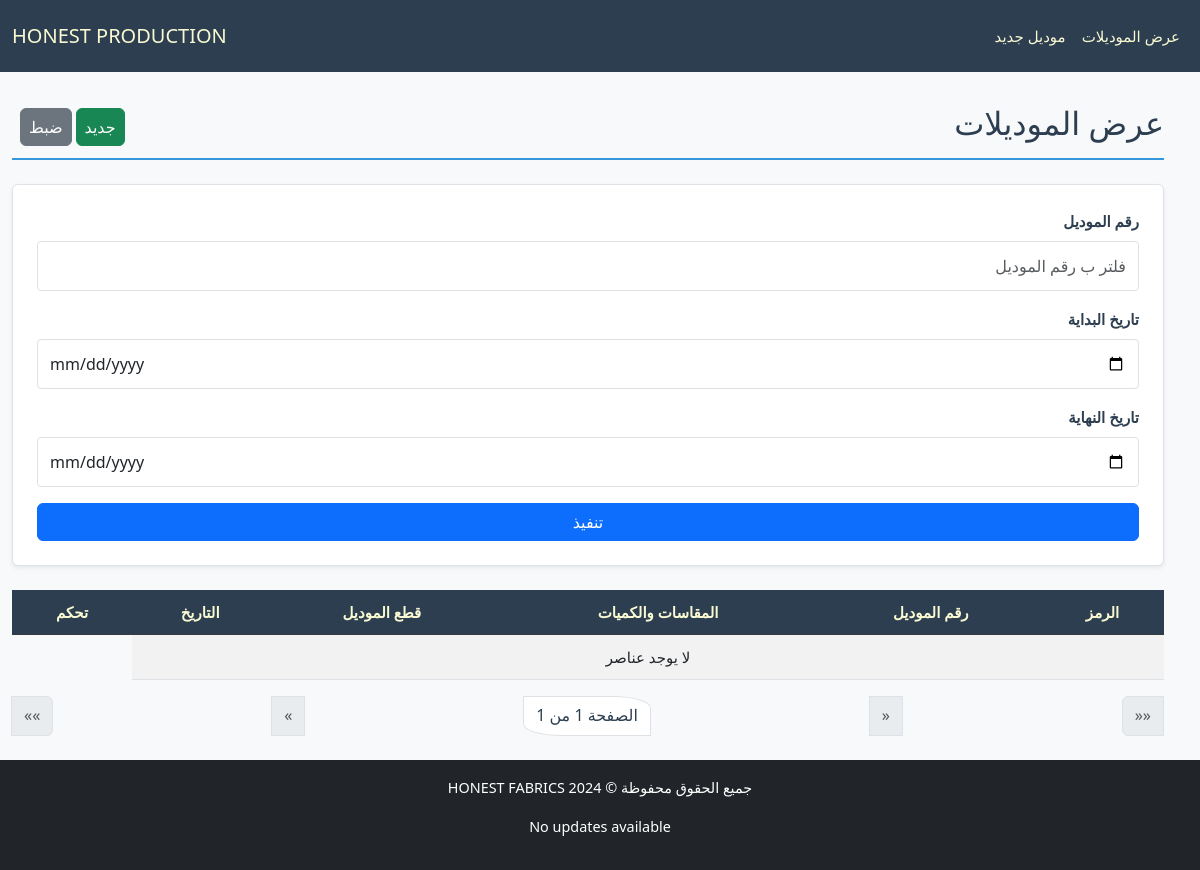
The page /production/ on the database as committed earlier.
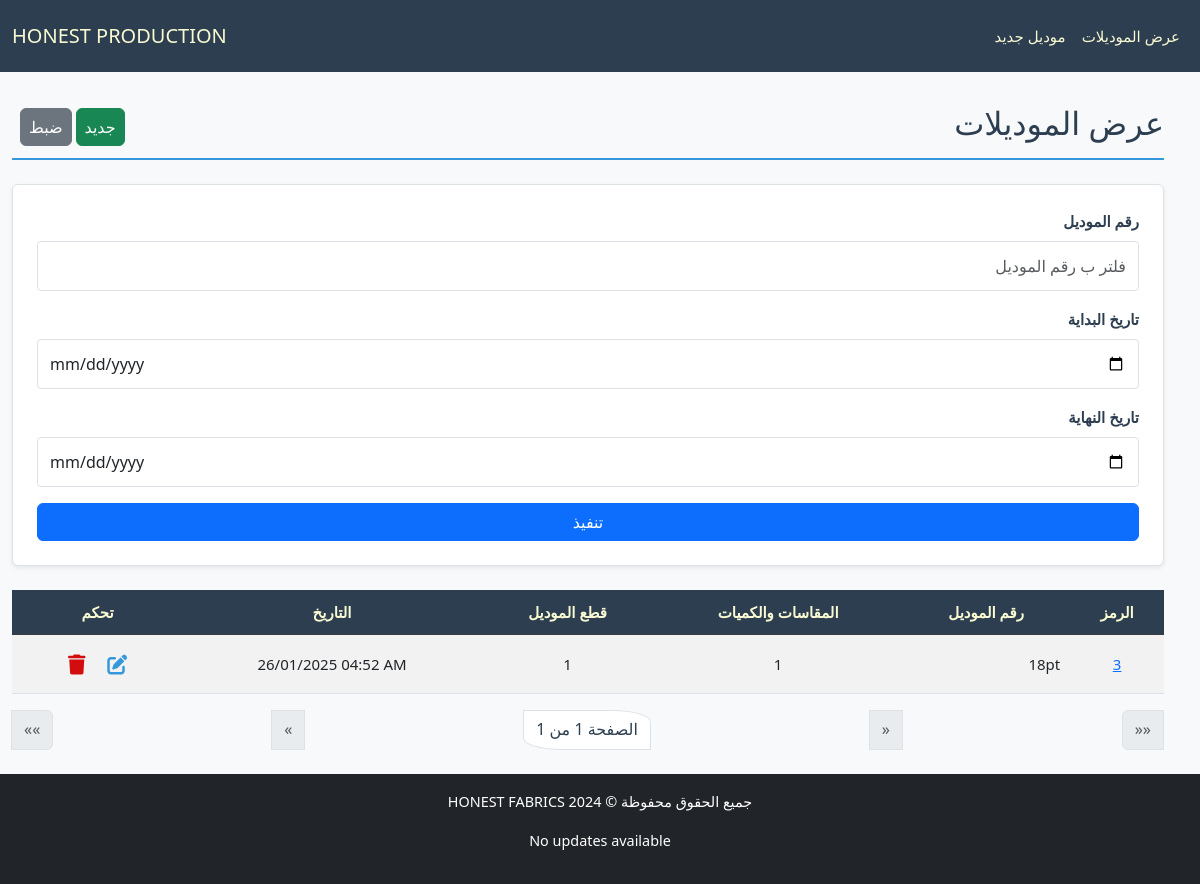
The same page on the database as committed later.
### production/models.py (models this page shows, shortened)
class Model(models.Model):
    id = models.AutoField(primary_key=True, verbose_name="الرمز")
    model_number = models.CharField(max_length=50, verbose_name="رقم الموديل", unique=True)
    created_at = models.DateTimeField(verbose_name="تاريخ الإنشاء", default=now)
    class Meta:
        ordering = ['-created_at']

### production/views.py (the view)
# urls.py: path('', ModelListingView.as_view(), name='model_list_view'),
class ModelListingView(ListView):
    template_name = "production/list_model.html"
    model = Model
    paginate_by = 20
    filter_fields = ["model_number", "start_date", "end_date"]
    def parse_date(self, date_str):
        try:
            normalized_date = date_str.replace("\\", "/")
            return datetime.strptime(normalized_date, "%Y-%m-%d")
        except (ValueError, AttributeError):
            return None
    def get_queryset(self):
        queryset = super().get_queryset()
        filters = Q()
        model_number = self.request.GET.get("model_number")
        if model_number:
            filters &= Q(model_number__icontains=model_number)
        start_date = self.parse_date(self.request.GET.get("start_date"))
        end_date = self.parse_date(self.request.GET.get("end_date"))
        if start_date:
            filters &= Q(created_at__gte=start_date)
        if end_date:
            filters &= Q(created_at__lte=end_date)
        return queryset.filter(filters)
    def get_context_data(self, **kwargs):
        context = super().get_context_data(**kwargs)
        context["filter_fields"] = [
            {"field_name": "model_number", "verbose_name": "رقم الموديل", "value": self.request.GET.get("model_number", "")},
            {"field_name": "start_date", "verbose_name": "تاريخ البداية", "value": self.request.GET.get("start_date", "")},
            {"field_name": "end_date", "verbose_name": "تاريخ النهاية", "value": self.request.GET.get("end_date", "")},
        ]
        return context

### production/templatetags/math_filters.py (called while the page is built)
@register.filter
def divide(value, divisor):
    try:
        return round(value / divisor)  # Round to 2 decimal places
    except (TypeError, ZeroDivisionError):
        return "N/A"

### production/templates/production/list_model.html (shortened to what the changed rows need)
{% extends "cloth/layout.html" %}
{% load math_filters %}
{% block body %}
    <div class="pt-4 section-title d-flex justify-content-between align-items-center">
        <h2>عرض الموديلات</h2>
    </div>
    <form method="get" class="filter-form mb-4 p-4 rounded shadow-sm">
        {% for filter_field in filter_fields %}
        <div class="form-group mb-3">
            <label for="filter_{{ forloop.counter }}" class="form-label">{{ filter_field.verbose_name }}</label>
            <input
                type="{% if filter_field.field_name in 'start_date end_date' %}date{% else %}text{% endif %}"
                id="filter_{{ forloop.counter }}"
                name="{{ filter_field.field_name }}"
                placeholder="فلتر ب {{ filter_field.verbose_name }}"
                class="form-control"
                value="{{ filter_field.value }}">
        </div>
        {% endfor %}
    </form>
    <div class="table-responsive">
        <table class="table table-striped table-hover">
            <thead class="table-dark">
                <tr>
                    <th>الرمز</th>
                    <th>رقم الموديل</th>
                    <th>المقاسات والكميات</th>
                    <th>قطع الموديل</th>
                    <th>التاريخ</th>
                    <th>تحكم</th>
                </tr>
            </thead>
            <tbody>
                {% for model in object_list %}
                <tr class="clickable-row" data-detail_url="{% url 'model_detail_view' model.id %}">
                    <td>
                        <a href="{% url 'model_detail_view' model.id %}">{{ model.id }}</a>
                    </td>
                    <td class="text-end">{{ model.model_number }}</td>
                    <td>{{ model.size_amounts.count }}</td>
                    <td>{{ model.pieces.count|divide:model.size_amounts.count }}</td>
                    <td dir="ltr">{{ model.created_at|date:"d/m/Y h:i A" }}</td>
                    <td>
                        <a class="px-2 btn" href="#">
                            <i class="fa-solid fa-pen-to-square fa-lg" style="color: #3498db;"></i>
                        </a>
                        <a class="px-2 btn" href="{% url 'model_delete_view' model.id %}">
                            <i class="fa-solid fa-trash fa-lg" style="color: #d30d0d;"></i></a>
                    </td>
                </tr>
                {% empty %}
                <tr>
                    <td colspan="5" class="text-center">لا يوجد عناصر</td>
                </tr>
                {% endfor %}
            </tbody>
        </table>
    </div>
{% endblock body %}

Rows that differ between the two databases and show on the page:
added Model: id "3", model_number "18pt", size_amounts.count "1", pieces.count|divide "1", created_at "26/01/2025 04:52 AM"
Other text that changed with them:
text no longer shown: "لا يوجد عناصر"
